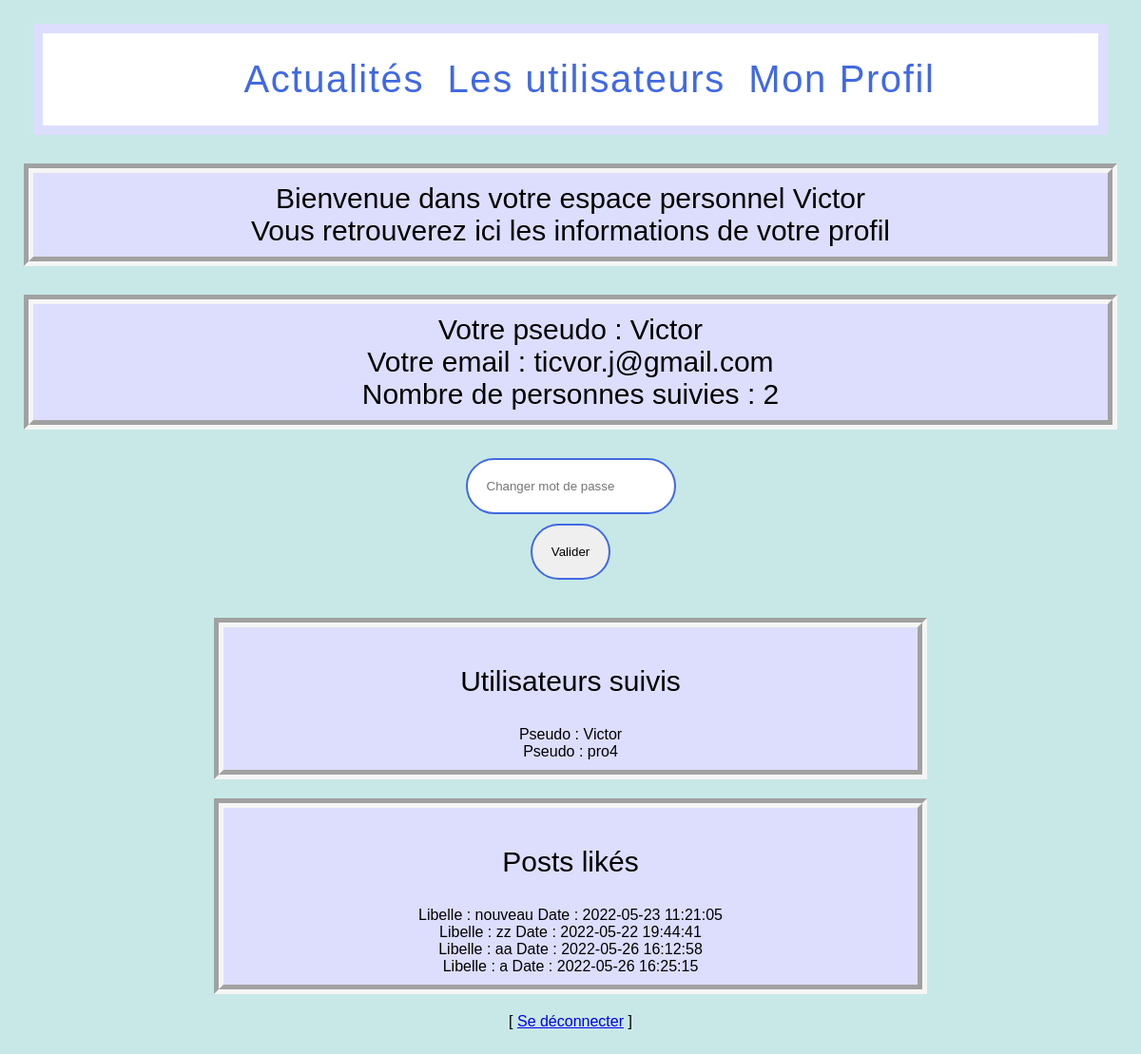
/Controller/Profil.php (signed in), run on the app's committed database.
### tables this page shows
CREATE TABLE IF NOT EXISTS `client_professional` (
  `ID_Client` int(11) NOT NULL,
  `ID_Professional` int(11) NOT NULL,
  PRIMARY KEY (`ID_Client`,`ID_Professional`),
  KEY `ID_Professionnal` (`ID_Professional`)
);

CREATE TABLE IF NOT EXISTS `user_professional` (
  `ID` int(11) NOT NULL AUTO_INCREMENT,
  `Pseudo` varchar(255) NOT NULL,
  `Email` varchar(255) NOT NULL,
  `Password` varchar(255) NOT NULL,
  PRIMARY KEY (`ID`)
);

CREATE TABLE IF NOT EXISTS `like_` (
  `ID` int(11) NOT NULL AUTO_INCREMENT,
  `Date` datetime NOT NULL DEFAULT CURRENT_TIMESTAMP,
  `ID_Client` int(11) NOT NULL,
  `ID_Post` int(11) NOT NULL,
  PRIMARY KEY (`ID`),
  KEY `ID_Client` (`ID_Client`),
  KEY `ID_Post` (`ID_Post`)
);

CREATE TABLE IF NOT EXISTS `post` (
  `ID_Post` int(11) NOT NULL AUTO_INCREMENT,
  `Libelle` varchar(255) NOT NULL,
  `Date` datetime NOT NULL DEFAULT CURRENT_TIMESTAMP,
  `ID_Professional` int(11) DEFAULT NULL,
  PRIMARY KEY (`ID_Post`),
  KEY `ID_Professionnal` (`ID_Professional`)
);

### Controller/Profil.php (called while the page is built, shortened)
<?php
   include"../Modele/Like_PDO.php";
   include"../Modele/Client_proPDO.php";
   $following = new Client_proPDO;
   $mesfollowing = $following->getfollowing();
   $postlike= new Like_PDO();
   $meslike = $postlike->getLikeByIDClient();
   if ($mesfollowing){
   $nb=count($mesfollowing);
   }
   else {$nb=0;};
   $newpassword = filter_input(INPUT_POST, 'newpassword');
   include"../Vue/Profil.php";

### Modele/Client_proPDO.php (called while the page is built, shortened)
<?php
class Client_proPDO{
    function getfollowing() {
        try {
            $resultat=null;
            $pdo = new PDO('mysql:host=localhost;dbname=projet',"root");
            $req = $pdo->prepare("select * from client_professional,User_professional where client_professional.ID_Professional=User_professional.ID "
                    . "and ID_Client=:ID_Client");
            $req->bindValue(':ID_Client', $_SESSION['ID'], PDO::PARAM_INT);
            $req->execute();
            $ligne = $req->fetch(PDO::FETCH_ASSOC);
            while ($ligne) {
            $resultat[] = $ligne;
            $ligne = $req->fetch(PDO::FETCH_ASSOC);
        }
        } catch (PDOException $e) {
            print "Erreur !: " . $e->getMessage();
            die();
        }
        return $resultat;
    }
}

### Modele/Like_PDO.php (called while the page is built, shortened)
<?php
class Like_PDO {
    function getLikeByIDClient() {
        try {
            $resultat = null;
            $pdo = new PDO('mysql:host=localhost;dbname=projet', "root");
            $req = $pdo->prepare("select * from like_, post where like_.ID_Post = post.ID_Post and ID_Client=:ID_Client");
            $req->bindValue(':ID_Client', $_SESSION['ID'], PDO::PARAM_INT);
            $req->execute();
            $ligne = $req->fetch(PDO::FETCH_ASSOC);
            while ($ligne) {
            $resultat[] = $ligne;
            $ligne = $req->fetch(PDO::FETCH_ASSOC);
        }
        } catch (PDOException $e) {
            print "Erreur !: " . $e->getMessage();
            die();
        }
        return $resultat;
    }
}

### Vue/Profil.php (the view, shortened to what this page needs)
<?php include("C:\wamp\www\projet\Vue\Header.php");?>
<p class ="profil">Bienvenue dans votre espace personnel  <?php echo $_SESSION["Pseudo"];?><br>
    Vous retrouverez ici les informations de votre profil</p>
<p class ="profil">Votre pseudo : <?php echo $_SESSION['Pseudo']?><br> Votre email : <?php echo $_SESSION['Email']?><br>
        <?php if($_SESSION["Pro"]==false){?>
        Nombre de personnes suivies : <?php echo $nb;?>
        <form name="password" method="post" action="">
         <input type="text" name="newpassword" placeholder="Changer mot de passe" value="<?php echo $newpassword;?>" /><br />
         <input type="submit" name="valider" value="Valider" />
      </form>
        <?php }
        else{?>
        Nombre de followers : <?php echo $nbpro;}
?></p>
<div class="profiluser">
    <?php if($_SESSION["Pro"]==false){?>
            <p>Utilisateurs suivis</p>
            <?php
            if ($mesfollowing){
                foreach($mesfollowing as $value){
                echo "Pseudo : ".$value['Pseudo']."<br>";}
            }
            else {
                echo "Vous ne suivez personne pour l'instant.<br>";}?></div>
            <div class="profillike">
            <p >Posts likés</p>
            <?php
            if ($meslike){
                foreach ($meslike as $value2){
                    echo "Libelle : ".$value2['Libelle']."  Date : ".$value2['Date']."<br>";}
                }
            else {
                echo "Vous n'avez aimé aucun post pour l'instant.<br>";
                }}
        ?></div>
[ <a href="deconnexion.php">Se déconnecter</a> ]

### Css.css (style rules this page uses)
* { font-family:arial; }
body { margin:25px; text-align: center; background-color: #C8E8E7; }
p { font-size: 30px; }
input { border:solid 2px #4169E1; margin-bottom:10px; padding:20px; outline:none; border-radius:40px; }
.profil { border: 10px groove ; padding: 10px; border-color: whitesmoke; background-color : #DDDEFE; }
.profillike { border: 10px groove ; padding: 10px; border-color: whitesmoke; margin-top: 20px; margin-right: 200px; margin-left: 200px; margin-bottom: 20px; background-color : #DDDEFE; }
.profiluser { border: 10px groove ; padding: 10px; border-color: whitesmoke; margin-right: 200px; margin-left: 200px; margin-bottom: 20px; background-color : #DDDEFE; }

### data on the page
client_professional: ID_Professional.Pseudo "Victor"
client_professional: ID_Professional.Pseudo "pro4"
like_: ID_Post.Libelle "nouveau", ID_Post.Date "2022-05-23 11:21:05"
like_: ID_Post.Libelle "zz", ID_Post.Date "2022-05-22 19:44:41"
like_: ID_Post.Libelle "aa", ID_Post.Date "2022-05-26 16:12:58"
like_: ID_Post.Libelle "a", ID_Post.Date "2022-05-26 16:25:15"

### other printed values
$_SESSION["Pseudo"] "Victor"
$_SESSION['Pseudo'] "Victor"
$_SESSION['Email'] "ticvor.j@gmail.com"
$nb "2"
